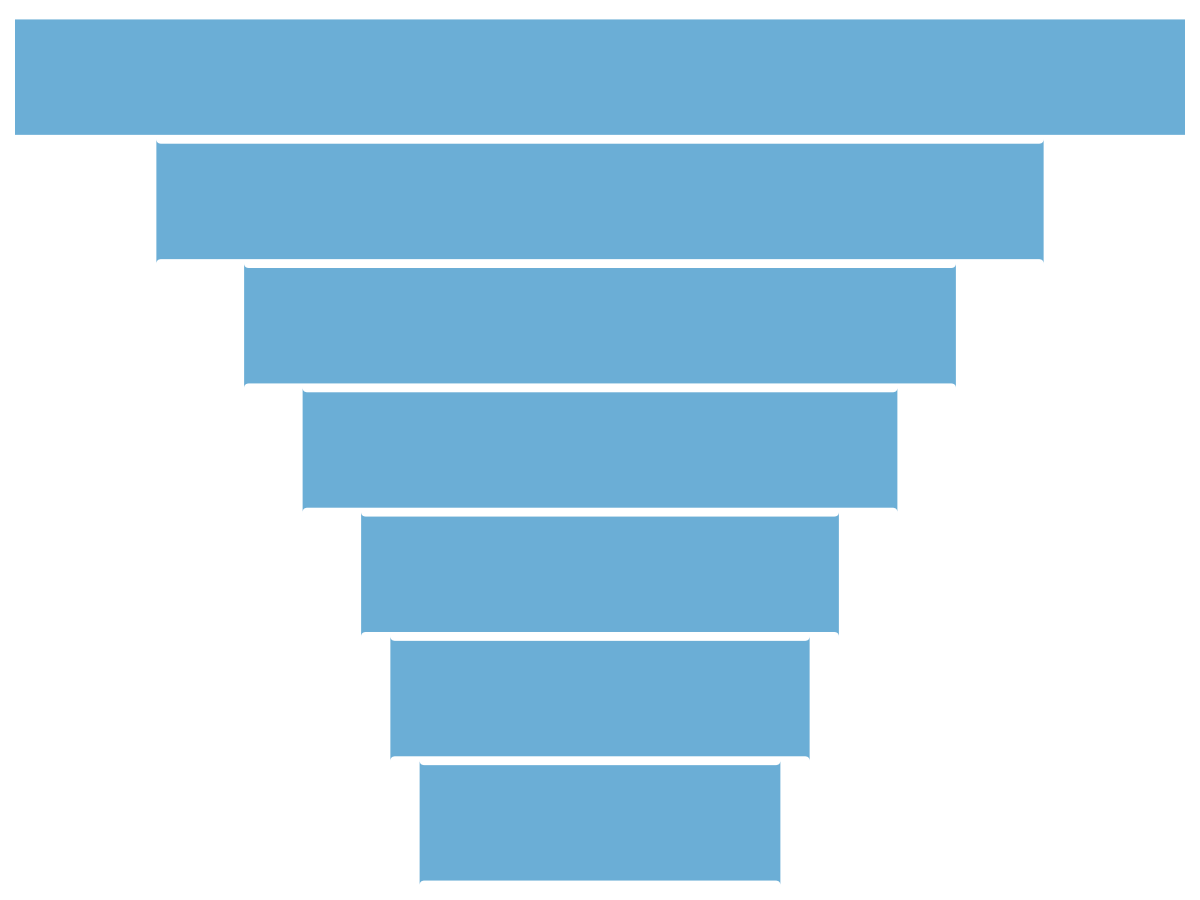

Reproduce this figure in Python.
import matplotlib.pyplot as plt
import matplotlib.patches as patches

values = [1000, 750, 600, 500, 400, 350, 300]
single_color = '#6baed6'

fig, ax = plt.subplots(figsize=(12, 9))

total_width = 12
width_ratios = [value / max(values) for value in values]
heights = 1.4

for i, value in enumerate(values):
    stage_width = width_ratios[i] * total_width
    x_offset = (total_width - stage_width) / 2
    y_position = -i * heights

    polygon = patches.FancyBboxPatch(
        (x_offset, y_position),
        stage_width, -heights,
        boxstyle="round,pad=0.05",
        edgecolor='none',
        facecolor=single_color
    )
    ax.add_patch(polygon)

ax.set_xlim(0, total_width)
ax.set_ylim(-len(values) * heights, 0)
ax.axis('off')

plt.tight_layout()
plt.show()
